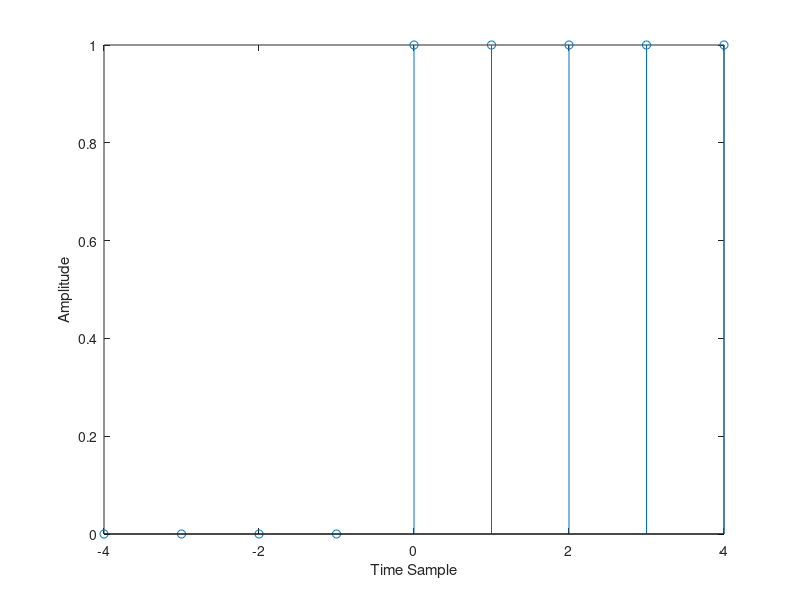

Here is the MATLAB script that generated this plot:
close all; clear all; clc
n=-4:4;
delta_n=[0,0,0,0,1,1,1,1,1];
stem(n,delta_n);
xlabel('Time Sample');
ylabel('Amplitude');